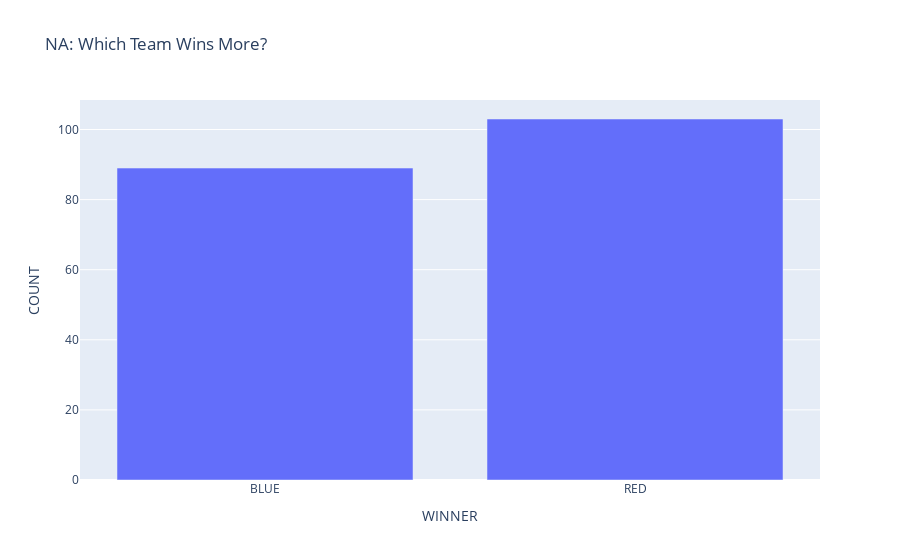

Here is the notebook cell this chart was saved with:
### Code cell
NA1_winners = pd.DataFrame(NA1_matches.groupby('WINNER')['WINNER'].count())
NA1_winners.columns = ['COUNT']
NA1_winners = NA1_winners.reset_index()

fig = px.bar(NA1_winners, 
            x = NA1_winners.WINNER, 
            y = NA1_winners.COUNT,
            title = 'NA: Which Team Wins More?')
fig.show()

print('Blue Team Win Percentage: ', round(NA1_winners.loc[NA1_winners['WINNER'] == 'BLUE', 'COUNT'].iloc[0] / NA1_winners.COUNT.sum() * 100, 2))
print('Red Team Win Percentage: ', round(NA1_winners.loc[NA1_winners['WINNER'] == 'RED', 'COUNT'].iloc[0] / NA1_winners.COUNT.sum() * 100, 2))

### Figure 1 — Plotly figure (JSON) as saved in the notebook; plotly's stock layout.template omitted (floating-point values rounded to 4 significant figures)
{"data": [{"alignmentgroup": "True", "hovertemplate": "WINNER=%{x}<br>COUNT=%{y}<extra></extra>", "legendgroup": "", "marker": {"color": "#636efa", "pattern": {"shape": ""}}, "name": "", "offsetgroup": "", "orientation": "v", "showlegend": false, "textposition": "auto", "type": "bar", "x": ["BLUE", "RED"], "xaxis": "x", "y": [89, 103], "yaxis": "y"}], "layout": {"barmode": "relative", "legend": {"tracegroupgap": 0}, "title": {"text": "NA: Which Team Wins More?"}, "xaxis": {"anchor": "y", "domain": [0, 1], "title": {"text": "WINNER"}}, "yaxis": {"anchor": "x", "domain": [0, 1], "title": {"text": "COUNT"}}}}
